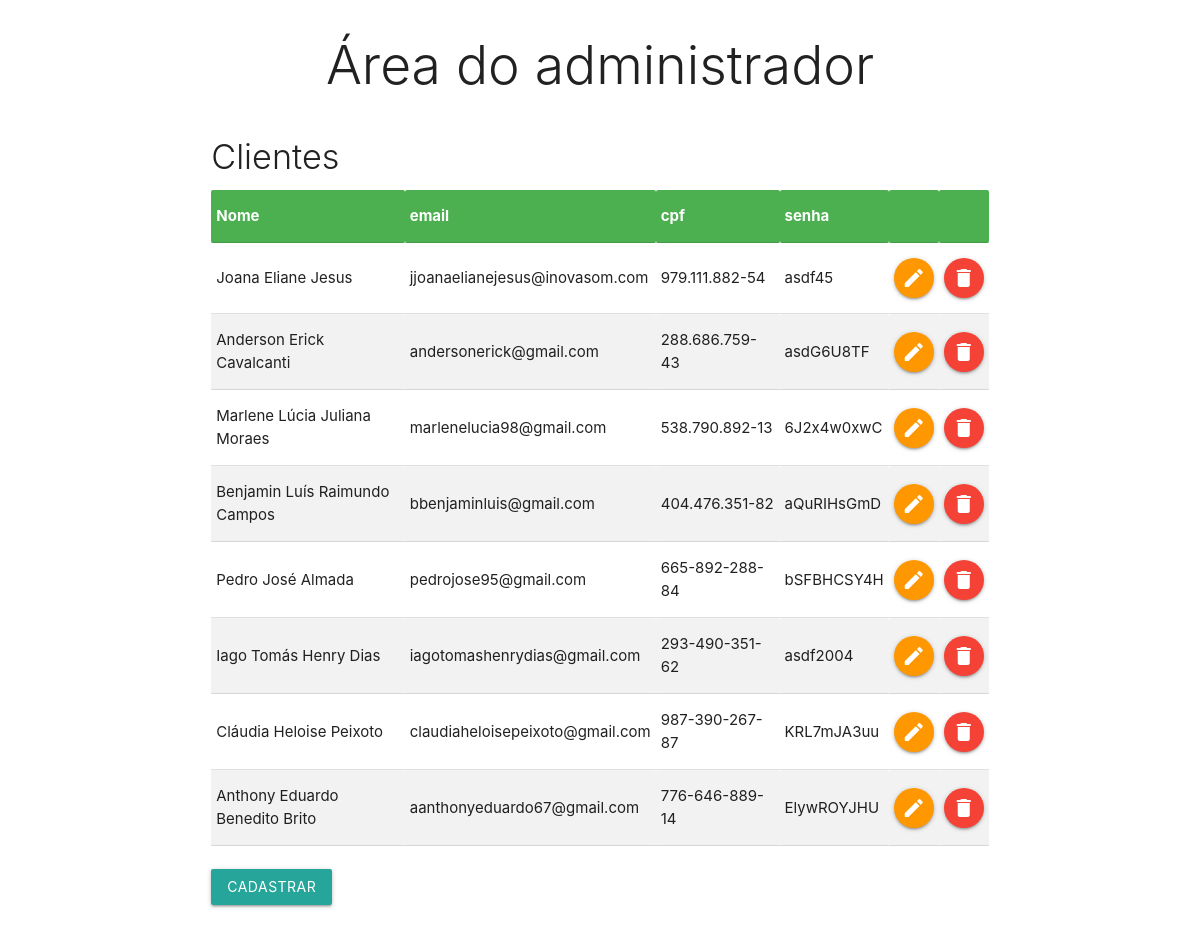
The page / on the database its author committed.
### tables this page shows
CREATE TABLE `clientes` (
  `id` int(11) NOT NULL,
  `nome` varchar(255) DEFAULT NULL,
  `email` varchar(255) DEFAULT NULL,
  `cpf` varchar(15) DEFAULT NULL,
  `senha` varchar(15) DEFAULT NULL
);

### index.php (the view, shortened to what this page needs)
<!DOCTYPE html>
<html lang="pt-br">
<head>
	<link rel="stylesheet" href="https://cdnjs.cloudflare.com/ajax/libs/materialize/1.0.0/css/materialize.min.css">
	<link rel="stylesheet" type="text/css" href="css/style.css">
	<?php
		require_once 'conexao.php';
		$sql = "SELECT * FROM clientes";
				$res = mysqli_query($conn, $sql);
					?>
</head>
<body>
	<h2 align="center" class="light">Área do administrador</h2>
	<div class="row">
		<div class="col s12 m8 push-m2">
			<h4 class="light">Clientes</h4>
	<table>
		<thead>
			<tr>
				<th>Nome</th>
				<th>email</th>
				<th>cpf</th>
				<th>senha</th>
				<th></th>
				<th></th>
			</tr>
		</thead>
			<tbody>
				<?php
			if (mysqli_num_rows($res) > 0) {
				while ($escrever = mysqli_fetch_array($res)) {
				?>
			<tr>
				<td><?php echo $escrever['nome'] ?></td>
				<td><?php echo $escrever['email'] ?></td>
				<td><?php echo $escrever['cpf'] ?></td>
				<td><?php echo $escrever['senha'] ?></td>
				<td> <a href="editar.php?id=<?php echo $escrever['id'] ?>" class='btn-floating orange'><i class='material-icons'>edit</i></a></td>
				<td> <a href="#modal<?php echo $escrever['id'] ?>" class='btn-floating red modal-trigger'><i class='material-icons'>delete</i></a></td>
			</tr>
		<?php
						}
			}
	?>
		</tbody>
	</table>
	<br>
	<a href="cadastro.php" class="btn">CADASTRAR</a>
		</div>
	</div>
</body>
</html>

### css/style.css (style rules this page uses)
tr:nth-child(even) { background-color: #f2f2f2; }
th { background-color: #4CAF50; color: white; }

### rows shown on the page
clientes: nome "Joana Eliane Jesus", email "jjoanaelianejesus@inovasom.com", cpf "979.111.882-54", senha "asdf45"
clientes: nome "Anderson Erick Cavalcanti", email "andersonerick@gmail.com", cpf "288.686.759-43", senha "asdG6U8TF"
clientes: nome "Marlene Lúcia Juliana Moraes", email "marlenelucia98@gmail.com", cpf "538.790.892-13", senha "6J2x4w0xwC"
clientes: nome "Benjamin Luís Raimundo Campos", email "bbenjaminluis@gmail.com", cpf "404.476.351-82", senha "aQuRIHsGmD"
clientes: nome "Pedro José Almada", email "pedrojose95@gmail.com", cpf "665-892-288-84", senha "bSFBHCSY4H"
clientes: nome "Iago Tomás Henry Dias", email "iagotomashenrydias@gmail.com", cpf "293-490-351-62", senha "asdf2004"
clientes: nome "Cláudia Heloise Peixoto", email "claudiaheloisepeixoto@gmail.com", cpf "987-390-267-87", senha "KRL7mJA3uu"
clientes: nome "Anthony Eduardo Benedito Brito", email "aanthonyeduardo67@gmail.com", cpf "776-646-889-14", senha "ElywROYJHU"
